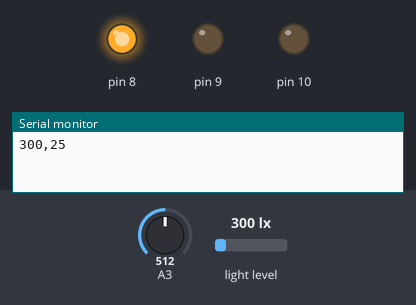
Bench run of a sketch on a simulated Arduino Uno, built with avr-gcc and run on an emulated ATmega328P. Shown: output pins drawn as LEDs (lit = HIGH), the last lines printed to the serial monitor. Inputs (shaded band) come from the test bench; at power-on: light level 300 lx, A3 = 512.

Above: at 1.8 s.
1.9 s: light level set to 18 lx
3.4 s: light level set to 15 lx
At 5.2 s:
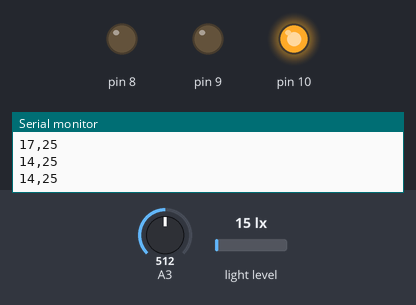
5.5 s: light level set to 40 lx
At 7.1 s:
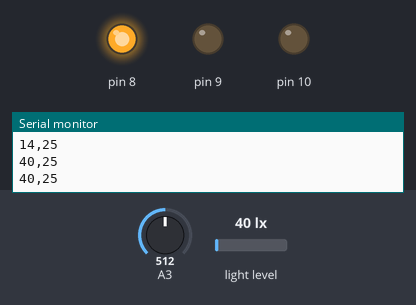
7.5 s: A3 set to 692
9.2 s: A3 set to 716
At 10.5 s:
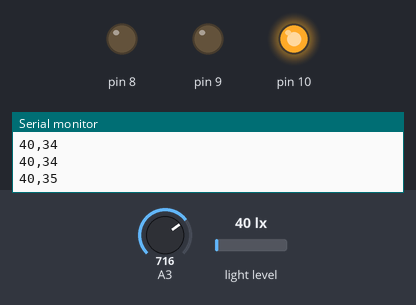
Timing chart, 0 to 12.2 s (numbered marks = the images above; inputs shaded):
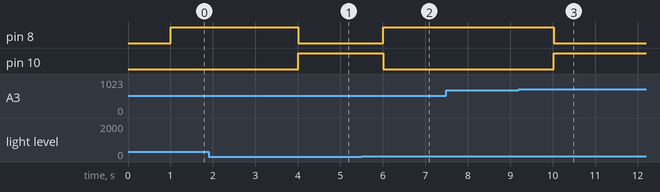

The sketch:

MainCafe.ino
```cpp
#include "ControladorCafe.h"

ControladorCafe control;

void setup() {
  Serial.begin(115200);
  control.llamado();
}

void loop() {
  delay(1000);

  //control.calcularTemperatura();
  /**
     control.lectorTemperatura();
    control.encenderRojo();
    delay(3000);
    control.encenderVerde();
    delay(3000);
    control.apagarRojo();
  */
control.cafeSeco();

}
```

ControladorCafe.h
```cpp
#include "Led.h"
#include "Temperatura.h"
#include "Luminocidad.h"
/**
   Clase que implementa la logica en el arduino
   @author Nicolás Castro
   @version 1.0
*/
int valor1 = 0;

class ControladorCafe {
    Led rojo;
    Led amarillo;
    Led verde;
    Temperatura temperatura;
    Luminocidad luz;

  public :
    void llamado() {
      rojo.inicializacionLed(10);
      amarillo.inicializacionLed(9);
      verde.inicializacionLed(8);
      luz.inicializarSensor();
    }

    void encender () {
      rojo.encenderLed(10);
      amarillo.encenderLed(9);
      verde.encenderLed(8);
    }

    unsigned int lectorLuz() {
      unsigned int valorLuz = luz.lectorLuz();
      return valorLuz;
    }

    int lectorTemperatura() {
      int valorTemperatura = temperatura.valorTemperatura(3) / 20;
      return valorTemperatura;
    }


    void cafeSeco() {
      if (lectorTemperatura() > 15 && lectorTemperatura() < 35 && lectorLuz() > 15 && lectorLuz() < 30000) {
        verde.encenderLed(8);
        rojo.apagarLed(10);
        amarillo.apagarLed(9);
        Serial.print(lectorLuz());
        Serial.print(",");
        Serial.println(lectorTemperatura());
      } else {
          verde.apagarLed(8);
          rojo.encenderLed(10);
          amarillo.apagarLed(9);
          Serial.print(lectorLuz());
          Serial.print(",");
          Serial.println(lectorTemperatura());
        }


    }
    /**


    */


    /**
           void calcularTemperatura() {
              valor1 = temperatura.valorTemperatura(3);
              if(valor1 > 500){
                led1.encenderLed(10);
                Serial.println(valor1);
              }else{
                led1.apagarLed(10);
                Serial.println(valor1);
              }
            }


      void encenderRojo() {
      rojo.encenderLed(10);
      }

      void encenderAmarillo() {
      amarillo.encenderLed(9);
      }

      void encenderVerde() {
      verde.encenderLed(8);
      }

      void apagarRojo() {
      rojo.apagarLed(10);
      }

      void apagarAmarillo() {
      amarillo.apagarLed(9);
      }

      void apagarVerde() {
      verde.apagarLed(8);
      }
    */


};
```

Led.h
```cpp
class Led {

  private :
    int entradaDigital = 0;

  public :

    /**
       metodo para elegir las entradas digitales correspondientes de cada led
       @param la entrada digital a la que se le asociara un led
    */
    void inicializacionLed(int entradaDigital) {
      pinMode(entradaDigital, OUTPUT);
    }

    /**
       metodo para encender un led
       @param la entrada digital a la que se le enviara el valor de 1
    */
    void encenderLed(int entradaDigital) {
      digitalWrite(entradaDigital, HIGH);
    }

    /**
       metodo para apagar un led
       @param la entrada digital a la que se le enviara el valor de 0
    */
    void apagarLed(int entradaDigital) {
      digitalWrite(entradaDigital, LOW);
    }


};
```

Luminocidad.h
```cpp
#include <BH1750.h>
#include <Wire.h>

BH1750 sensor;

class Luminocidad {

  public:

    void inicializarSensor() {
      Wire.begin();
      sensor.begin();
    }

    int lectorLuz(){
      unsigned int lux = sensor.readLightLevel();
      return lux;
    }
};
```

Temperatura.h
```cpp
class Temperatura {
  private :
    int temperaturaPotenciometro = 0;

  public :

    /**
       metodo que controla el valor de la temperatura
       @param recibe la entrada analoga la cual se va a leer
       @return devuelve el valor de la temperatura
    */
    int valorTemperatura (int entradaAnaloga) {
      return analogRead(entradaAnaloga);
    }


};
```

Measured:
- the behaviour switches between 17 and 16 lx on light level (found by bisection; images 0 and 1)
- the behaviour switches between 699 and 700 on A3 (found by bisection; images 2 and 3)
- after the input at 3.4 s, pin 8: HIGH → LOW after 0.61 s; pin 10: LOW → HIGH after 0.61 s
- after the input at 5.5 s, pin 8: LOW → HIGH after 0.51 s; pin 10: HIGH → LOW after 0.51 s
- after the input at 9.2 s, pin 8: HIGH → LOW after 0.82 s; pin 10: LOW → HIGH after 0.82 s
